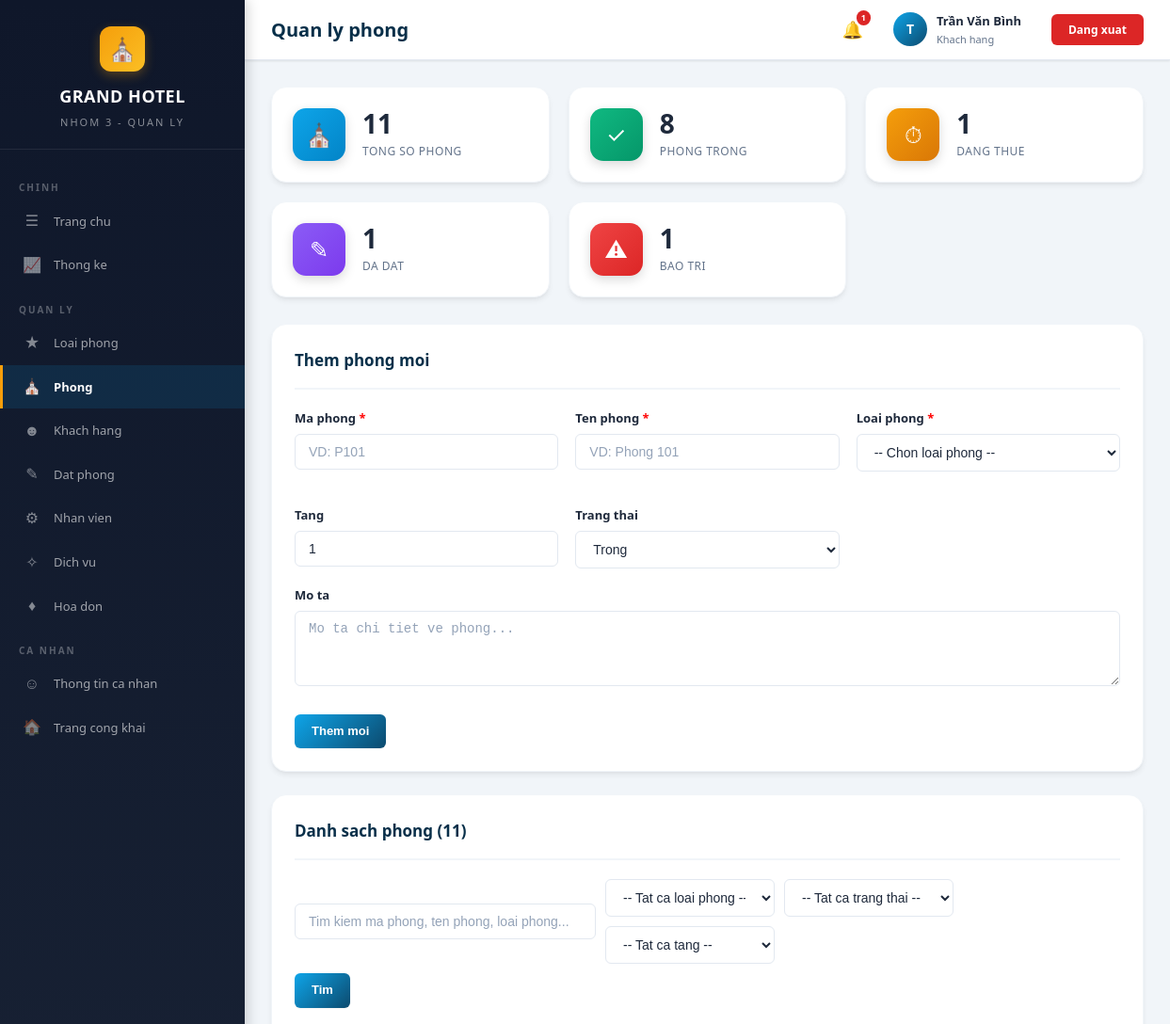
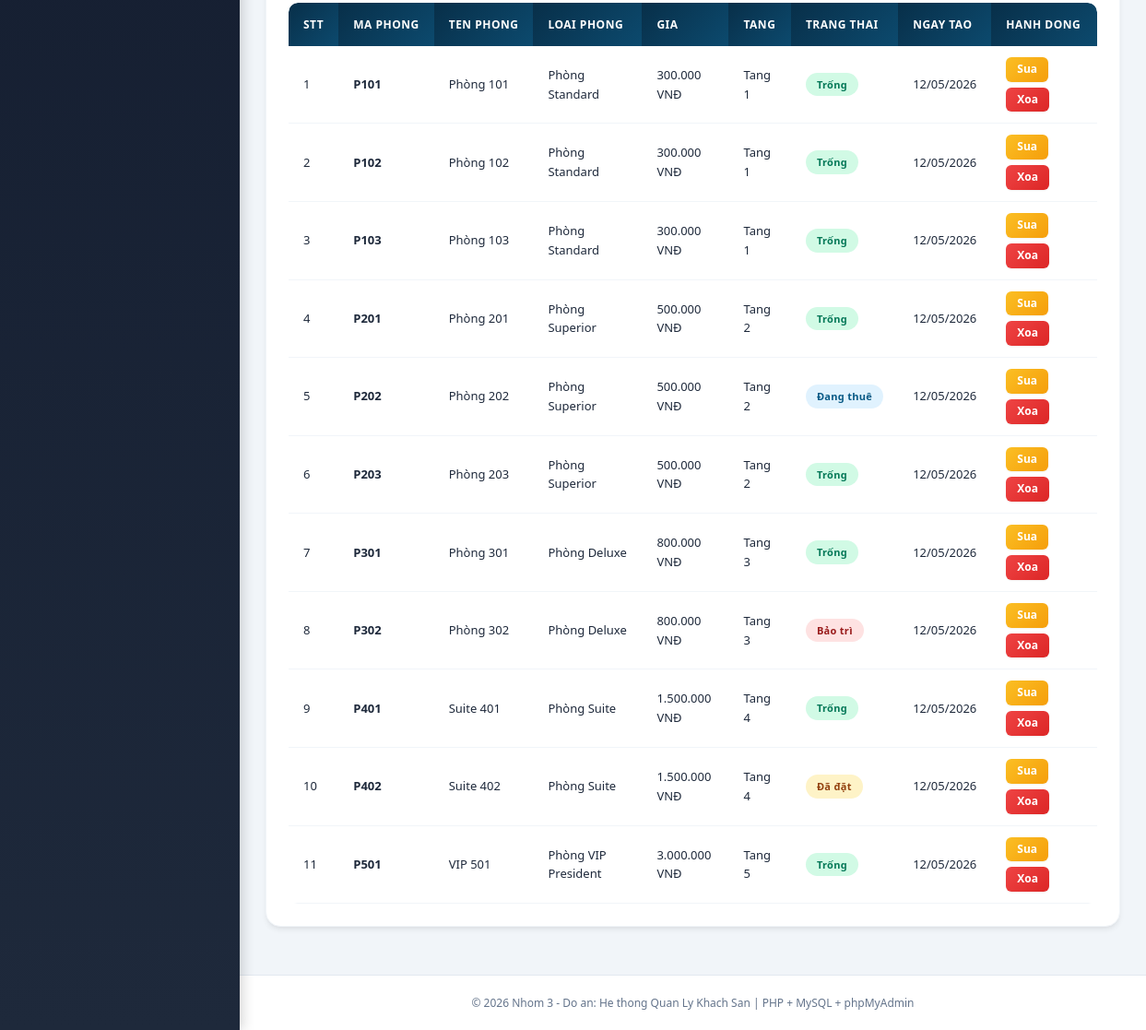
Page /phong.php (signed in) on the committed database (2 pictures, top to bottom).
### tables this page shows
CREATE TABLE IF NOT EXISTS phong (
    id INT AUTO_INCREMENT PRIMARY KEY,
    maphong VARCHAR(20) NOT NULL UNIQUE,
    tenphong VARCHAR(100) NOT NULL,
    loaiphong_id INT NOT NULL,
    tang INT DEFAULT 1,
    trangthai ENUM('trong', 'dang_thue', 'bao_tri', 'da_dat') DEFAULT 'trong',
    mota TEXT,
    hinhanh VARCHAR(255) DEFAULT '',
    created_at TIMESTAMP DEFAULT CURRENT_TIMESTAMP,
    FOREIGN KEY (loaiphong_id) REFERENCES loaiphong(id) ON DELETE RESTRICT
);

CREATE TABLE IF NOT EXISTS loaiphong (
    id INT AUTO_INCREMENT PRIMARY KEY,
    tenloai VARCHAR(100) NOT NULL,
    mota TEXT,
    giaban DECIMAL(12,2) NOT NULL DEFAULT 0,
    sophong_max INT DEFAULT 2,
    tienich TEXT,
    hinhanh VARCHAR(255) DEFAULT ''
);

### phong.php (the view, shortened to what this page needs)
<?php
require_once 'config.php';
$editPhong = null;
$search = trim($_GET['search'] ?? '');
$filter_loaiphong = $_GET['filter_loaiphong'] ?? '';
$filter_trangthai = $_GET['filter_trangthai'] ?? '';
$filter_tang = $_GET['filter_tang'] ?? '';
$where = 'WHERE 1=1';
$params = [];
$sql = "SELECT p.*, lp.tenloai, lp.giaban FROM phong p LEFT JOIN loaiphong lp ON p.loaiphong_id = lp.id $where ORDER BY p.tang ASC, p.maphong ASC";
$stmt = $pdo->prepare($sql);
$stmt->execute($params);
$dsPhong = $stmt->fetchAll();
$tongPhong = $pdo->query("SELECT COUNT(*) FROM phong")->fetchColumn();
$phongTrong = $pdo->query("SELECT COUNT(*) FROM phong WHERE trangthai='trong'")->fetchColumn();
$phongDangThue = $pdo->query("SELECT COUNT(*) FROM phong WHERE trangthai='dang_thue'")->fetchColumn();
$phongBaoTri = $pdo->query("SELECT COUNT(*) FROM phong WHERE trangthai='bao_tri'")->fetchColumn();
$phongDaDat = $pdo->query("SELECT COUNT(*) FROM phong WHERE trangthai='da_dat'")->fetchColumn();
require_once 'header.php';
?>
<div class="stats-grid">
    <div class="stat-card">
        <div class="stat-icon blue">&#9962;</div>
        <div class="stat-info">
            <h4><?php echo $tongPhong; ?></h4>
            <p>Tong so phong</p>
        </div>
    </div>
    <div class="stat-card">
        <div class="stat-icon green">&#10003;</div>
        <div class="stat-info">
            <h4><?php echo $phongTrong; ?></h4>
            <p>Phong trong</p>
        </div>
    </div>
    <div class="stat-card">
        <div class="stat-icon orange">&#9201;</div>
        <div class="stat-info">
            <h4><?php echo $phongDangThue; ?></h4>
            <p>Dang thue</p>
        </div>
    </div>
    <div class="stat-card">
        <div class="stat-icon purple">&#9998;</div>
        <div class="stat-info">
            <h4><?php echo $phongDaDat; ?></h4>
            <p>Da dat</p>
        </div>
    </div>
    <div class="stat-card">
        <div class="stat-icon red">&#9888;</div>
        <div class="stat-info">
            <h4><?php echo $phongBaoTri; ?></h4>
            <p>Bao tri</p>
        </div>
    </div>
</div>
<div class="card">
    <div class="card-header">
        <h3><?php echo $editPhong ? 'Sua phong' : 'Them phong moi'; ?></h3>
    </div>
    <form method="POST" action="">
        <div class="form-grid">
            <div class="form-group">
                <label>Ma phong <span style="color:red">*</span></label>
                <input type="text" name="maphong" class="form-control" placeholder="VD: P101" value="<?php echo $editPhong ? htmlspecialchars($editPhong['maphong']) : ''; ?>" required>
            </div>
            <div class="form-group">
                <label>Ten phong <span style="color:red">*</span></label>
                <input type="text" name="tenphong" class="form-control" placeholder="VD: Phong 101" value="<?php echo $editPhong ? htmlspecialchars($editPhong['tenphong']) : ''; ?>" required>
            </div>
            <div class="form-group">
                <label>Loai phong <span style="color:red">*</span></label>
                <select name="loaiphong_id" class="form-control" required>
                    <option value="">-- Chon loai phong --</option>
                </select>
            </div>
            <div class="form-group">
                <label>Tang</label>
                <input type="number" name="tang" class="form-control" min="1" max="50" value="<?php echo $editPhong ? $editPhong['tang'] : 1; ?>">
            </div>
            <div class="form-group">
                <label>Trang thai</label>
                <select name="trangthai" class="form-control">
                    <option value="trong" <?php echo (!$editPhong || $editPhong['trangthai']==='trong') ? 'selected' : ''; ?>>Trong</option>
                </select>
            </div>
        </div>
        <div class="form-group">
            <label>Mo ta</label>
            <textarea name="mota" class="form-control" rows="3" placeholder="Mo ta chi tiet ve phong..."><?php echo $editPhong ? htmlspecialchars($editPhong['mota'] ?? '') : ''; ?></textarea>
        </div>
        <div class="form-actions">
            <button type="submit" class="btn btn-primary"><?php echo $editPhong ? 'Cap nhat' : 'Them moi'; ?></button>
        </div>
    </form>
</div>
<div class="card">
    <div class="card-header">
        <h3>Danh sach phong (<?php echo count($dsPhong); ?>)</h3>
    </div>
    <div class="search-bar">
        <form method="GET" action="" style="display:flex; gap:10px; flex-wrap:wrap; align-items:center; width:100%;">
            <input type="text" name="search" class="form-control" placeholder="Tim kiem ma phong, ten phong, loai phong..." value="<?php echo htmlspecialchars($search); ?>" style="max-width:320px;">
            <div class="filter-group">
                <select name="filter_loaiphong" class="form-control" onchange="this.form.submit()">
                    <option value="">-- Tat ca loai phong --</option>
                </select>
                <select name="filter_trangthai" class="form-control" onchange="this.form.submit()">
                    <option value="">-- Tat ca trang thai --</option>
                </select>
                <select name="filter_tang" class="form-control" onchange="this.form.submit()">
                    <option value="">-- Tat ca tang --</option>
                </select>
            </div>
            <button type="submit" class="btn btn-primary">Tim</button>
        </form>
    </div>
    <div class="table-wrapper">
        <table>
            <thead>
                <tr>
                    <th>STT</th>
                    <th>Ma phong</th>
                    <th>Ten phong</th>
                    <th>Loai phong</th>
                    <th>Gia</th>
                    <th>Tang</th>
                    <th>Trang thai</th>
                    <th>Ngay tao</th>
                    <th>Hanh dong</th>
                </tr>
            </thead>
            <tbody>
                <?php if (empty($dsPhong)): ?>
                    <tr>
                        <td colspan="9">
                            <div class="empty-state">
                                <div class="empty-icon">&#9962;</div>
                                <h4>Khong co phong nao</h4>
                                <p>Khong tim thay phong nao voi tieu chi tim kiem hien tai.</p>
                            </div>
                        </td>
                    </tr>
                <?php else: ?>
                    <?php $stt = 1; foreach ($dsPhong as $p): ?>
                    <tr>
                        <td><?php echo $stt++; ?></td>
                        <td><strong><?php echo htmlspecialchars($p['maphong']); ?></strong></td>
                        <td><?php echo htmlspecialchars($p['tenphong']); ?></td>
                        <td><?php echo htmlspecialchars($p['tenloai']); ?></td>
                        <td><?php echo formatMoney($p['giaban']); ?></td>
                        <td>Tang <?php echo $p['tang']; ?></td>
                        <td><?php echo getStatusBadge($p['trangthai'], 'phong'); ?></td>
                        <td><?php echo formatDate($p['created_at']); ?></td>
                        <td>
                            <div class="btn-group">
                                <a href="phong.php?edit=<?php echo $p['id']; ?><?php echo $search ? '&search=' . urlencode($search) : ''; ?><?php echo $filter_loaiphong ? '&filter_loaiphong=' . urlencode($filter_loaiphong) : ''; ?><?php echo $filter_trangthai ? '&filter_trangthai=' . urlencode($filter_trangthai) : ''; ?><?php echo $filter_tang ? '&filter_tang=' . urlencode($filter_tang) : ''; ?>" class="btn btn-warning btn-sm">Sua</a>
                                <a href="phong.php?delete=<?php echo $p['id']; ?>" class="btn btn-danger btn-sm" onclick="return confirmDelete('Ban co chac muon xoa phong <?php echo htmlspecialchars(addslashes($p['maphong'])); ?>?')">Xoa</a>
                            </div>
                        </td>
                    </tr>
                    <?php endforeach; ?>
                <?php endif; ?>
            </tbody>
        </table>
    </div>
</div>
<?php require_once 'footer.php'; ?>

### config.php (shortened to what this page needs)
<?php
function formatMoney($amount) {
    return number_format($amount, 0, ',', '.') . ' VNĐ';
}
function formatDate($date) {
    return date('d/m/Y', strtotime($date));
}
function getStatusBadge($status, $type = 'phong') {
    $map = [
        'phong' => [
            'trong' => ['badge-success', 'Trống'],
            'dang_thue' => ['badge-info', 'Đang thuê'],
            'bao_tri' => ['badge-danger', 'Bảo trì'],
            'da_dat' => ['badge-warning', 'Đã đặt'],
        ],
        'datphong' => [
            'cho_xac_nhan' => ['badge-warning', 'Chờ xác nhận'],
            'da_xac_nhan' => ['badge-info', 'Đã xác nhận'],
            'da_nhan_phong' => ['badge-primary', 'Đã nhận phòng'],
            'da_tra_phong' => ['badge-success', 'Đã trả phòng'],
            'da_huy' => ['badge-danger', 'Đã hủy'],
        ],
        'hoadon' => [
            'chua_thanh_toan' => ['badge-danger', 'Chưa thanh toán'],
            'da_thanh_toan' => ['badge-success', 'Đã thanh toán'],
            'da_huy' => ['badge-secondary', 'Đã hủy'],
        ],
        'nhanvien' => [
            'hoat_dong' => ['badge-success', 'Hoạt động'],
            'nghi_viec' => ['badge-danger', 'Nghỉ việc'],
        ],
        'dichvu' => [
            'hoat_dong' => ['badge-success', 'Hoạt động'],
            'ngung' => ['badge-danger', 'Ngưng'],
        ],
        'taikhoan' => [
            'hoat_dong' => ['badge-success', 'Hoạt động'],
            'khoa' => ['badge-danger', 'Khóa'],
        ],
    ];
    $item = $map[$type][$status] ?? ['badge-secondary', $status];
    return '<span class="badge ' . $item[0] . '">' . $item[1] . '</span>';
}
?>

### rows in the picture
phong: maphong "P101", tenphong "Phòng 101", loaiphong.tenloai "Phòng Standard", loaiphong.giaban "300.000 VNĐ", tang "1", trangthai "Trống", created_at "12/05/2026"
phong: maphong "P102", tenphong "Phòng 102", loaiphong.tenloai "Phòng Standard", loaiphong.giaban "300.000 VNĐ", tang "1", trangthai "Trống", created_at "12/05/2026"
phong: maphong "P103", tenphong "Phòng 103", loaiphong.tenloai "Phòng Standard", loaiphong.giaban "300.000 VNĐ", tang "1", trangthai "Trống", created_at "12/05/2026"
phong: maphong "P201", tenphong "Phòng 201", loaiphong.tenloai "Phòng Superior", loaiphong.giaban "500.000 VNĐ", tang "2", trangthai "Trống", created_at "12/05/2026"
phong: maphong "P202", tenphong "Phòng 202", loaiphong.tenloai "Phòng Superior", loaiphong.giaban "500.000 VNĐ", tang "2", trangthai "Đang thuê", created_at "12/05/2026"
phong: maphong "P203", tenphong "Phòng 203", loaiphong.tenloai "Phòng Superior", loaiphong.giaban "500.000 VNĐ", tang "2", trangthai "Trống", created_at "12/05/2026"
phong: maphong "P301", tenphong "Phòng 301", loaiphong.tenloai "Phòng Deluxe", loaiphong.giaban "800.000 VNĐ", tang "3", trangthai "Trống", created_at "12/05/2026"
phong: maphong "P302", tenphong "Phòng 302", loaiphong.tenloai "Phòng Deluxe", loaiphong.giaban "800.000 VNĐ", tang "3", trangthai "Bảo trì", created_at "12/05/2026"
phong: maphong "P401", tenphong "Suite 401", loaiphong.tenloai "Phòng Suite", loaiphong.giaban "1.500.000 VNĐ", tang "4", trangthai "Trống", created_at "12/05/2026"
phong: maphong "P402", tenphong "Suite 402", loaiphong.tenloai "Phòng Suite", loaiphong.giaban "1.500.000 VNĐ", tang "4", trangthai "Đã đặt", created_at "12/05/2026"
phong: maphong "P501", tenphong "VIP 501", loaiphong.tenloai "Phòng VIP President", loaiphong.giaban "3.000.000 VNĐ", tang "5", trangthai "Trống", created_at "12/05/2026"

### other values in the picture
$page_title "Quan ly phong"
$unread "1"
mb_substr($_SESSION['hoten'] ?? 'A', 0, 1, 'UTF-8') "T"
$_SESSION['hoten'] "Trần Văn Bình"
$tongPhong "11"
$phongTrong "8"
$phongDangThue "1"
$phongDaDat "1"
$phongBaoTri "1"
count($dsPhong) "11"
